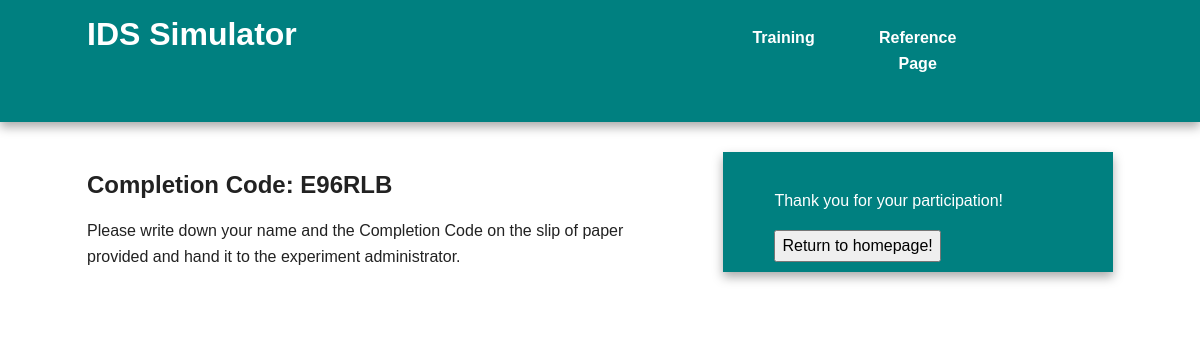
/completion (signed in), run on an earlier commit of the app's database.
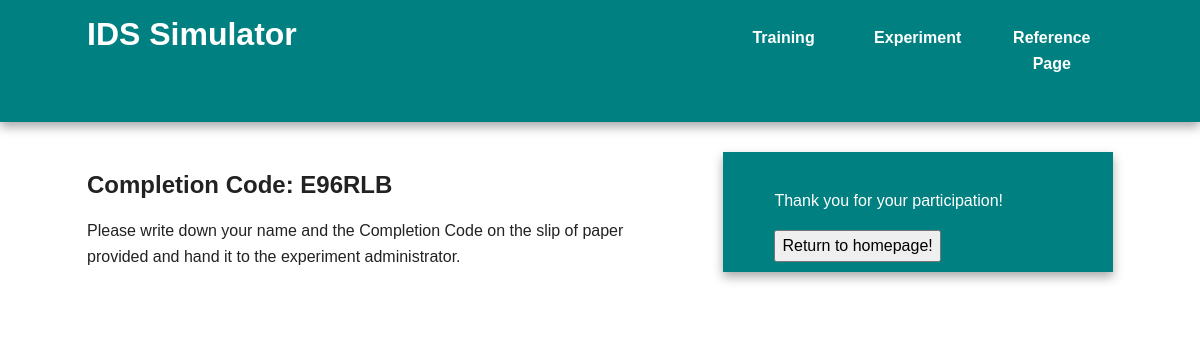
And on a later commit of the database.
### models.py (models this page shows, shortened)
class User(db.Model, UserMixin):
    id = db.Column(db.Integer, primary_key=True)
    username = db.Column(db.String(50), unique=True)
    group = db.Column(db.Integer())
    time_begin = db.Column(db.DateTime)
    time_end = db.Column(db.DateTime)
    events = db.Column(db.String(256))
    questionnaire_complete = db.Column(db.Boolean)
    training_complete = db.Column(db.Boolean)
    experiment_complete = db.Column(db.Boolean)
    survey_complete = db.Column(db.Boolean)
    completion_code = db.Column(db.String(6))

### crywolf.py (the view)
@app.route("/completion")
def completion():
    code = current_user.completion_code
    return render_template('completion.html', code=code)

### crywolf.py (called while the page is built)
@login_manager.user_loader
def load_user(user_id):
    return models.User.query.get(user_id)

### templates/completion.html (shortened to what this page needs)
{% extends "base.html" %}
{% block content %}
    <article>
        <h2>Completion Code: {{ code }}</h2>
        <p>Please write down your name and the Completion Code on the slip of paper provided and hand it to the experiment administrator.</p>
    </article>
    <aside>
        <p>Thank you for your participation!</p>
        <button type="submit" onclick="location.href='{{ url_for('index') }}';">Return to homepage!</button>
    </aside>
{% endblock %}

### templates/base.html (shortened to what this page needs)
<!doctype html>
<html class="no-js" lang="">
    <head>
        <link rel="stylesheet" href="../static/css/normalize.min.css">
        <link rel="stylesheet" href="../static/css/main.css">
    </head>
    <body>
        <div class="header-container">
            <header class="wrapper clearfix">
                <h1 class="title">IDS Simulator</h1>
                <nav>
                    <ul>
                        {% if current_user.is_authenticated and current_user.questionnaire_complete == True and current_user.experiment_complete == False %}
                            <li><a href={{ url_for('training') }}>Training</a></li>
                        {% endif %}
                        {% if current_user.is_authenticated and current_user.training_complete == True %}
                            <li><a href={{ url_for('experiment') }}>Experiment</a></li>
                        {% endif %}
                        {% if current_user.is_authenticated and current_user.questionnaire_complete == True and current_user.experiment_complete == False %}
                            <li><a href={{ url_for('reference') }} target="_blank">Reference Page</a></li>
                        {% endif %}
                    </ul>
                </nav>
            </header>
        </div>
        <div class="main-container">
            <div class="main wrapper clearfix">
                {% block content %}
                {% endblock %}
            </div>
        </div>
    </body>
</html>

### static/css/main.css (style rules this page uses)
html { color: #222; font-size: 1em; line-height: 1.4; }
body { font: 16px/26px Helvetica, Helvetica Neue, Arial; }
.wrapper { width: 90%; margin: 0 5%; }
.header-container { border-bottom: 20px solid teal; }
.footer-container, .main aside { border-top: 20px solid teal; }
.header-container, .footer-container, .main aside { background: teal; }
.title { color: white; }
nav ul { margin: 0; padding: 0; list-style-type: none; }
nav a { display: block; margin-bottom: 10px; padding: 15px 0; text-align: center; text-decoration: none; font-weight: bold; color: white; background: teal; }
.main { padding: 30px 0; }
.main aside { color: white; padding: 0px 5% 10px; }
@media only screen and (min-width: 480px) { nav a { float: left; width: 27%; margin: 0 1.7%; padding: 25px 2%; margin-bottom: 0; } }
@media only screen and (min-width: 480px) { nav li:first-child a { margin-left: 0; } }
@media only screen and (min-width: 480px) { nav li:last-child a { margin-right: 0; } }
@media only screen and (min-width: 480px) { nav ul li { display: inline; } }
@media only screen and (min-width: 768px) { .header-container, .main aside { -webkit-box-shadow: 0 5px 10px #aaa; -moz-box-shadow: 0 5px 10px #aaa; box-shadow: 0 5px 10px #aaa; } }
@media only screen and (min-width: 768px) { .title { float: left; } }
@media only screen and (min-width: 768px) { nav { float: right; width: 38%; } }
@media only screen and (min-width: 768px) { .main article { float: left; width: 57%; } }
@media only screen and (min-width: 768px) { .main aside { float: right; width: 28%; } }
@media only screen and (min-width: 1140px) { .wrapper { width: 1026px; margin: 0 auto; } }
.clearfix:before, .clearfix:after { content: " "; display: table; }
.clearfix:after { clear: both; }
.clearfix { *zoom: 1; }

### templates/completion.html (style rules this page uses)
button { color: black; }

What changed in the data, as far as the page shows it:
changed User "E96RLB": training_complete False → True (drawn)
Also different on the page:
text now shown: "Experiment"
